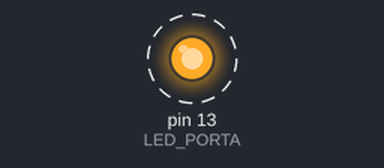
A sketch run on a simulated Arduino Uno, built with avr-gcc and run on an emulated ATmega328P. Shown: output pins drawn as LEDs (lit = HIGH). Dashed ring = blinking. What the sketch prints to the serial monitor is not drawn.

Above: at 0.2 s.
Timing chart, 0 to 3.0 s (numbered marks = the images above):
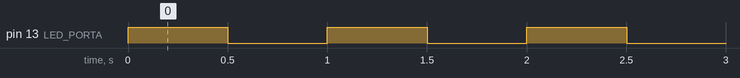

The sketch:

teste_serial.ino
```cpp
/*
 * Hello World!
 *
 * This is the Hello World! for Arduino.
 * It shows how to send data to the computer
 */

#define BAUD_RATE_PER_SECOND 9600 // 9600 bps
#define DELAY_MS             500 // 1/2 second
#define LED_PORTA            13   // LED da porta 13 do Arduino

bool led_aceso = true;


void setup()                    // run once, when the sketch starts
{
  Serial.begin(BAUD_RATE_PER_SECOND);           // set up Serial library at 9600 bps
  pinMode(LED_PORTA, OUTPUT);
}

void loop()                       // run over and over again
{
  if(led_aceso){
     digitalWrite(LED_PORTA, HIGH);
     Serial.println("O LED da porta 13 esta aceso!");
  }else{
     digitalWrite(LED_PORTA, LOW);
     Serial.println("O LED da porta 13 esta apagado!");
  }
  delay(DELAY_MS);
  led_aceso = !led_aceso;
}
```

Measured:
- by itself, pin 13 (LED_PORTA): alternates HIGH for 0.50 s and LOW for 0.50 s
